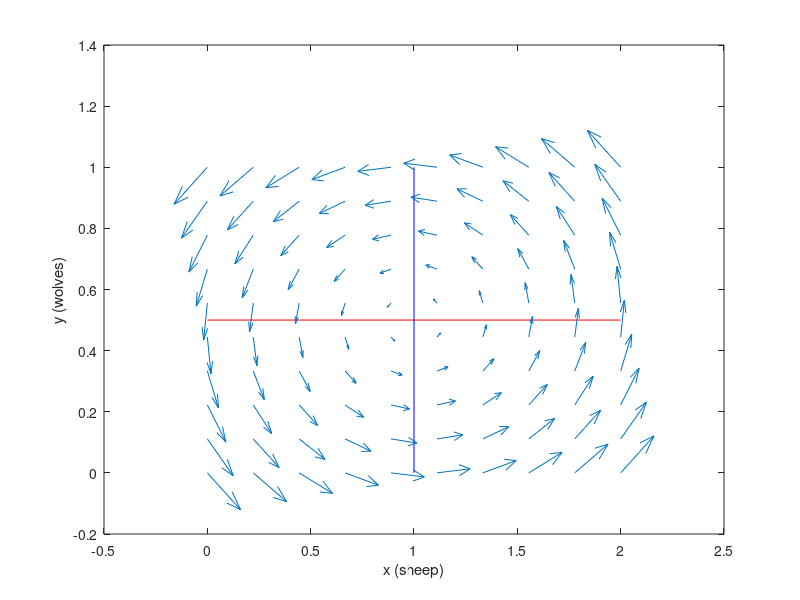
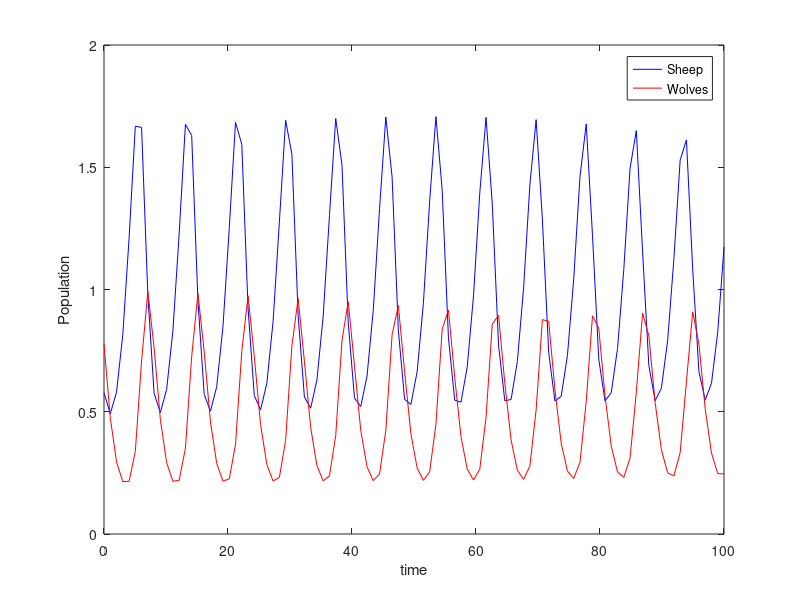

Source code (MATLAB) for these figures, in order:
function Xout = qbio022018()


% Constants

alpha = 2/3;
beta = 4/3;
gamma = 1;
sigma = 1;

% xnull
yn = alpha/beta;

% ynull
xn = gamma/sigma;

% Jacobian at fixed point

J = [alpha - beta*yn, -beta*xn;sigma*yn, sigma*xn-gamma];

% Trace of J
trJ = trace(J); 

% Determinant of J
detJ = det(J);      

% Eigenvalues of J
e = eig(J);

% PHASE PLANE %

xspan = linspace(-xn,xn,10);
yspan = linspace(-yn,yn,10);

% grid of x & y values
[x,y] = meshgrid(xspan,yspan);

% Flip y grid so that negative values are on the bottom
y = flipud(y);

% Empty matrices to fill in with velocity data
dx = NaN(size(x));
dy = NaN(size(y));

% Fill velocities into grid.
for m=1:length(x)
    for n=1:length(y)
        dx(m,n) = J(1,1)*x(m,n) + J(1,2)*y(m,n);
        dy(m,n) = J(2,1)*x(m,n) + J(2,2)*y(m,n);
    end
end

figure;

% Plot xnull
plot([0 max(xspan)+xn],[yn yn],'r');
hold on

% Plot ynull
plot([xn xn],[0 max(yspan)+yn],'b');
hold on


% Plot flow in realm of fixed point
quiver(x+xn,y+yn,dx,dy);

xlabel('x (sheep)');
ylabel('y (wolves)');


% Calculate x(t) & y(t)
timespan = linspace(0,100,100);
h = timespan(2)-timespan(1);
xstart = 1;
ystart = 1;

Xout = NaN(2,length(timespan));

C = [alpha,beta,gamma,sigma];
y0 = [xstart;ystart];

for t=1:length(timespan)
    
    yout = RungeKutta(@sheepwolves,h,y0,C);
    
    Xout(:,t) = yout;
    y0 = yout;
end

figure;

plot(timespan,Xout(1,:),'b','DisplayName','Sheep');
hold on
plot(timespan,Xout(2,:),'r','DisplayName','Wolves');
xlabel('time');
ylabel('Population');

legend show

end

% Runge-Kutta

function yn = RungeKutta(ode,h,y0,C)


k1 = ode(y0,C);
k2 = ode(y0+0.5*h*k1,C);
k3 = ode(y0+0.5*h*k2,C);
k4 = ode(y0+h*k3,C);

yn = y0 + h*(k1 + 2*k2 + 2*k3 +k4)./6;

end

function dXdt= sheepwolves(y0,C)

% Constants

alpha = C(1);
beta = C(2);
gamma = C(3);
sigma = C(4);

x = y0(1);
y = y0(2);

dXdt = NaN(2,1);
dXdt(1) = alpha*x - beta*x*y;
dXdt(2) = sigma*x*y - gamma*y;

end